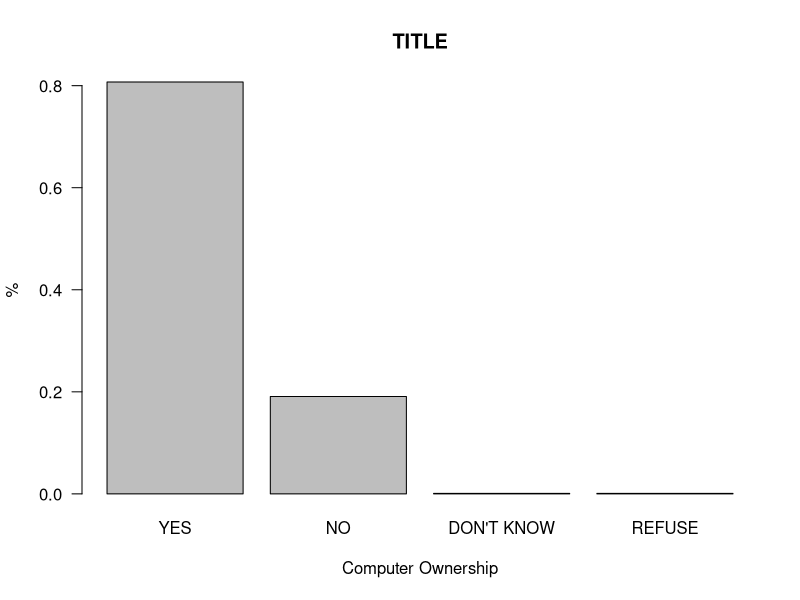
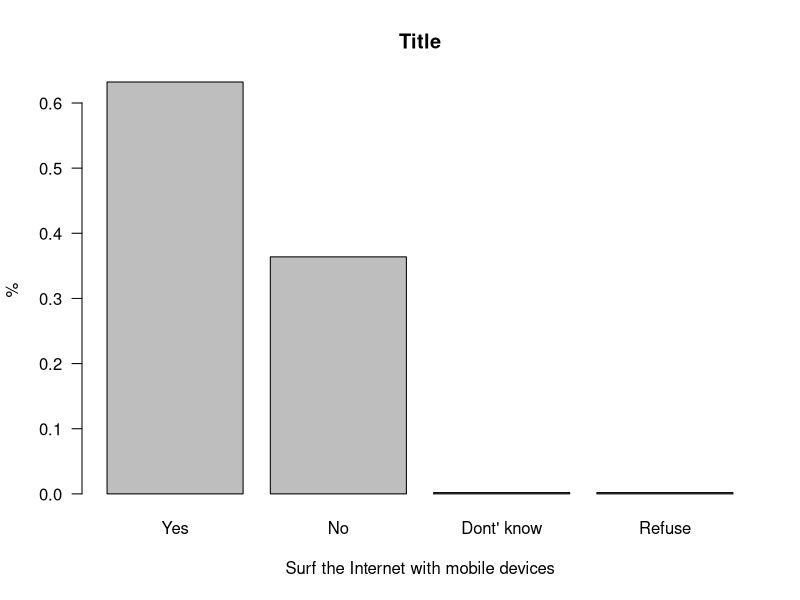
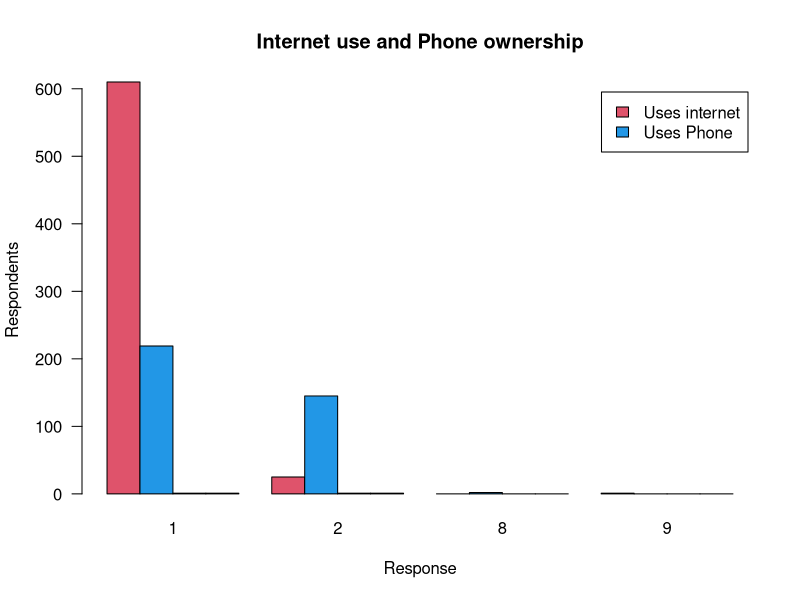

Source code (R) for these figures, in order: (Note: this script raises an error after producing the figures.)

setwd("D:/E - Learning/Final Year/Second Semester/Datamining/Projects/final/data/Internet-usage-and-smartphone-ownership/data")
list.files()

table = read.csv("January_2014_Web_25_CSV.csv",header=TRUE)

#attach table variable to data set
attach(table)

#set the data type of the internet usage column as a factor since the data is categorical
pial1 <-as.factor(pial1)

#checking levels
levels(pial1)


#setting email usage colum as a factor 
eminuse <-as.factor(eminuse)

#checking levels
levels(eminuse)

#setting internet usage on mobile devices as factor
intmob <-as.factor(intmob)

#checking levels
levels(intmob)

#settting smartphone ownership as factor
smart1 <-as.factor(smart1)

#setting positive online experiences as factor
pial8a <- as.factor(pial8a)

#setting negative online expriences as factor
pial8b <-as.factor(pial8b)

#setting recent internet usage as factor
pial2 <-as.factor(pial2)

#setting internet dependency as factor
pial6 <-as.factor(pial6)

#find persentages of respondents who own computer or do not
percent <-table(pial1)/1006

#ploting the percentage computer ownership aginst responses.
barplot(percent,main="TITLE",xlab="Computer Ownership",ylab="%",las=1,names.arg=c("YES","NO","DON'T KNOW","REFUSE"))

#finding persentage of respondents who use the mobile phones to surf the net
internetMobile <- table(intmob)/1006

#plotting the percentage of respondents who use the mobile phones to surf the net agains responses
barplot(internetMobile, main = "Title",xlab="Surf the Internet with mobile devices",ylab="%",las=1,names.arg=c("Yes","No","Dont' know","Refuse"))

#Now we explore relationships
#table for relationship between browsing using a mobile device and email usage
relationship1 <-table(intmob,eminuse)

#plotting graph of the relationship
barplot(relationship1,beside=T,legend.text=c("Uses internet","Uses Phone"),main="Internet use and Phone ownership",xlab="Response",ylab="Respondents", las=1,col=c(2,4))

#Relationship between smartphone ownership and browsing on a mobile device
relationship2 <-table(intmob,smart1)

#plotting graph of the relationship
barplot(relation,beside=T,legend.text=c("Uses internet","Smart Phone"),main = "Browsing with Smartphone",xlab="Responses",ylab="Respondents",las=1,col=c(3,5))

#Mosaic plot of the relationship
mosaicplot(relationship2)

#relationship between internet usage at work and at home
relationship3 <-table(pial2,pial3,pial4)

#plotting a graph of the relationship
barplot(relationship3,beside=T,legend.text=c("Home","Work"),main = "Recently Used",xlab="Responses",ylab="Responsents",las=1,col=c(5,6))

#mosaic plot of the relatiionshp
mosaicplot(relation3,main = "Recently Used Internet",xlab="Home",ylab="Work",las=1,col=c(5,6))

#table determining how hard it would be to stop using the smart phone to browse 
relationship4 <-table(pial5c,pial5d)

#plotting a graph of the table
barplot(relationship,beside=T,legend.text=c("SmartPhone","Internet"),main = "How hard it would be to stop using",xlab="Responses",ylab="Responsents",las=1,col=c(1,2), arg=c("Very hard","Somewhat hard","Not too hard","Not hard at all","Impossible","Don't use","Don't know","Refused"))

#table to dererming when responsents started using the internet
relationship5 <-table(intmob,pial7)

#plotting graph of the list of years agains the number of respondents 
barplot(relationship5,beside=T,legend.text=c("Internet use","Started using Internet"),main = "How long they've been using",xlab="Responses",ylab="Responsents",las=1,col=c(2,3))

#table to determing whether respondents have solved problems with groups online
relationship6 <-table(intmob,pial8a)

#plotting the graph of the table
barplot(relationship6,beside=T,legend.text=c("Internet use on mobile device","Joined groups to solve problems"),main = "Problem Solving",xlab="Responses",ylab="Responsents",las=1,col=c(3,4))

#table to determing whether respondents have had unpleasant experiences online
relationship7 <-table(intmob,pial8c)

#plotting grph of the
barplot(relationship7,beside=T,legend.text=c("Internet use on mobile device","Been attacked online"),main = "Unpleasant Experience",xlab="Responses",ylab="Responsents",las=1,col=c(5,6))

#table to determing the how dependent respondents are on the internet
relationship8 <-table(intmob,pial6)

#plotting graph of the relationship
barplot(relationship7,beside=T,legend.text=c("Internet use on mobile device","Dependency on the internet"),main = "Virtually Impossible to stop using the internet",xlab="Responses",ylab="Responsents",las=1,col=c(1,3))
